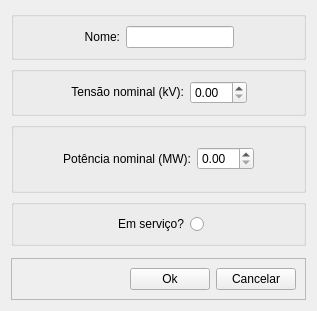
         <widget class="QWidget" name="pg_barra_geracao">
          <layout class="QVBoxLayout" name="verticalLayout_4">
           <item>
            <widget class="QGroupBox" name="groupBox_3">
             <layout class="QHBoxLayout" name="horizontalLayout_6">
              <item>
               <spacer name="horizontalSpacer_3">
                <property name="orientation">
                 <enum>Qt::Horizontal</enum>
                </property>
                <property name="sizeHint" stdset="0">
                 <size>
                  <width>40</width>
                  <height>20</height>
                 </size>
                </property>
               </spacer>
              </item>
              <item>
               <widget class="QLabel" name="label_2">
                <property name="sizePolicy">
                 <sizepolicy hsizetype="Preferred" vsizetype="Preferred">
                  <horstretch>0</horstretch>
                  <verstretch>0</verstretch>
                 </sizepolicy>
                </property>
                <property name="minimumSize">
                 <size>
                  <width>0</width>
                  <height>0</height>
                 </size>
                </property>
                <property name="layoutDirection">
                 <enum>Qt::LeftToRight</enum>
                </property>
                <property name="text">
                 <string>Nome:</string>
                </property>
                <property name="alignment">
                 <set>Qt::AlignRight|Qt::AlignTrailing|Qt::AlignVCenter</set>
                </property>
               </widget>
              </item>
              <item>
               <widget class="QLineEdit" name="fp_nome_bg_lineEdit">
                <property name="sizePolicy">
                 <sizepolicy hsizetype="Preferred" vsizetype="Fixed">
                  <horstretch>0</horstretch>
                  <verstretch>0</verstretch>
                 </sizepolicy>
                </property>
               </widget>
              </item>
              <item>
               <spacer name="horizontalSpacer_4">
                <property name="orientation">
                 <enum>Qt::Horizontal</enum>
                </property>
                <property name="sizeHint" stdset="0">
                 <size>
                  <width>40</width>
                  <height>20</height>
                 </size>
                </property>
               </spacer>
              </item>
             </layout>
            </widget>
           </item>
           <item>
            <widget class="QGroupBox" name="groupBox_5">
             <layout class="QHBoxLayout" name="horizontalLayout_7">
              <item>
               <spacer name="horizontalSpacer_5">
                <property name="orientation">
                 <enum>Qt::Horizontal</enum>
                </property>
                <property name="sizeHint" stdset="0">
                 <size>
                  <width>40</width>
                  <height>20</height>
                 </size>
                </property>
               </spacer>
              </item>
              <item>
               <widget class="QLabel" name="label_3">
                <property name="sizePolicy">
                 <sizepolicy hsizetype="Preferred" vsizetype="Fixed">
                  <horstretch>0</horstretch>
                  <verstretch>0</verstretch>
                 </sizepolicy>
                </property>
                <property name="minimumSize">
                 <size>
                  <width>0</width>
                  <height>0</height>
                 </size>
                </property>
                <property name="text">
                 <string>Tensão nominal (kV):</string>
                </property>
                <property name="alignment">
                 <set>Qt::AlignRight|Qt::AlignTrailing|Qt::AlignVCenter</set>
                </property>
               </widget>
              </item>
              <item>
               <widget class="QDoubleSpinBox" name="fp_tensao_bg_SB">
                <property name="sizePolicy">
                 <sizepolicy hsizetype="Preferred" vsizetype="Fixed">
                  <horstretch>0</horstretch>
                  <verstretch>0</verstretch>
                 </sizepolicy>
                </property>
               </widget>
              </item>
              <item>
               <spacer name="horizontalSpacer_6">
                <property name="orientation">
                 <enum>Qt::Horizontal</enum>
                </property>
                <property name="sizeHint" stdset="0">
                 <size>
                  <width>40</width>
                  <height>20</height>
                 </size>
                </property>
               </spacer>
              </item>
             </layout>
            </widget>
           </item>
           <item>
            <widget class="QGroupBox" name="groupBox_8">
             <layout class="QHBoxLayout" name="horizontalLayout_9">
              <item>
               <spacer name="horizontalSpacer_7">
                <property name="orientation">
                 <enum>Qt::Horizontal</enum>
                </property>
                <property name="sizeHint" stdset="0">
                 <size>
                  <width>40</width>
                  <height>20</height>
                 </size>
                </property>
               </spacer>
              </item>
              <item>
               <widget class="QLabel" name="label_4">
                <property name="sizePolicy">
                 <sizepolicy hsizetype="Preferred" vsizetype="Fixed">
                  <horstretch>0</horstretch>
                  <verstretch>0</verstretch>
                 </sizepolicy>
                </property>
                <property name="minimumSize">
                 <size>
                  <width>109</width>
                  <height>44</height>
                 </size>
                </property>
                <property name="text">
                 <string>Potência nominal (MW):</string>
                </property>
                <property name="alignment">
                 <set>Qt::AlignRight|Qt::AlignTrailing|Qt::AlignVCenter</set>
                </property>
               </widget>
              </item>
              <item>
               <widget class="QDoubleSpinBox" name="fp_pot_bg_SB">
                <property name="sizePolicy">
                 <sizepolicy hsizetype="Preferred" vsizetype="Fixed">
                  <horstretch>0</horstretch>
                  <verstretch>0</verstretch>
                 </sizepolicy>
                </property>
               </widget>
              </item>
              <item>
               <spacer name="horizontalSpacer_8">
                <property name="orientation">
                 <enum>Qt::Horizontal</enum>
                </property>
                <property name="sizeHint" stdset="0">
                 <size>
                  <width>40</width>
                  <height>20</height>
                 </size>
                </property>
               </spacer>
              </item>
             </layout>
            </widget>
           </item>
           <item>
            <widget class="QGroupBox" name="groupBox_4">
             <layout class="QHBoxLayout" name="horizontalLayout_10">
              <item>
               <spacer name="horizontalSpacer_9">
                <property name="orientation">
                 <enum>Qt::Horizontal</enum>
                </property>
                <property name="sizeHint" stdset="0">
                 <size>
                  <width>40</width>
                  <height>20</height>
                 </size>
                </property>
               </spacer>
              </item>
              <item>
               <widget class="QRadioButton" name="fp_servico_bg_RB">
                <property name="enabled">
                 <bool>true</bool>
                </property>
                <property name="sizePolicy">
                 <sizepolicy hsizetype="Preferred" vsizetype="Fixed">
                  <horstretch>0</horstretch>
                  <verstretch>0</verstretch>
                 </sizepolicy>
                </property>
                <property name="focusPolicy">
                 <enum>Qt::StrongFocus</enum>
                </property>
                <property name="layoutDirection">
                 <enum>Qt::RightToLeft</enum>
                </property>
                <property name="text">
                 <string>Em serviço?</string>
                </property>
               </widget>
              </item>
              <item>
               <spacer name="horizontalSpacer_10">
                <property name="orientation">
                 <enum>Qt::Horizontal</enum>
                </property>
                <property name="sizeHint" stdset="0">
                 <size>
                  <width>40</width>
                  <height>20</height>
                 </size>
                </property>
               </spacer>
              </item>
             </layout>
            </widget>
           </item>
           <item>
            <widget class="QFrame" name="frame_38">
             <property name="frameShape">
              <enum>QFrame::StyledPanel</enum>
             </property>
             <property name="frameShadow">
              <enum>QFrame::Raised</enum>
             </property>
            </widget>
           </item>
           <item>
            <widget class="QFrame" name="frame_6">
             <property name="frameShape">
              <enum>QFrame::StyledPanel</enum>
             </property>
             <property name="frameShadow">
              <enum>QFrame::Raised</enum>
             </property>
             <layout class="QHBoxLayout" name="horizontalLayout_36">
              <item>
               <spacer name="horizontalSpacer_60">
                <property name="orientation">
                 <enum>Qt::Horizontal</enum>
                </property>
                <property name="sizeHint" stdset="0">
                 <size>
                  <width>40</width>
                  <height>20</height>
                 </size>
                </property>
               </spacer>
              </item>
              <item>
               <widget class="QPushButton" name="fp_eq_ok_bg_PB">
                <property name="text">
                 <string>Ok</string>
                </property>
               </widget>
              </item>
              <item>
               <widget class="QPushButton" name="fp_eq_cancel_bg_PB">
                <property name="text">
                 <string>Cancelar</string>
                </property>
               </widget>
              </item>
             </layout>
            </widget>
           </item>
          </layout>
         </widget>
